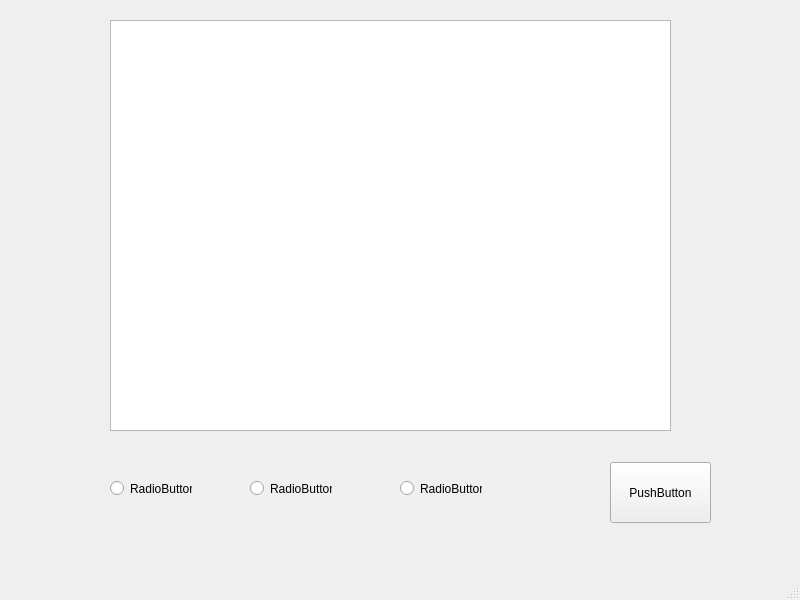
<?xml version="1.0" encoding="UTF-8"?>
<ui version="4.0">
 <class>MainWindow</class>
 <widget class="QMainWindow" name="MainWindow">
  <property name="geometry">
   <rect>
    <x>0</x>
    <y>0</y>
    <width>800</width>
    <height>600</height>
   </rect>
  </property>
  <property name="windowTitle">
   <string>MainWindow</string>
  </property>
  <widget class="QWidget" name="centralwidget">
   <widget class="PlotWidget" name="widget">
    <property name="geometry">
     <rect>
      <x>110</x>
      <y>20</y>
      <width>561</width>
      <height>411</height>
     </rect>
    </property>
   </widget>
   <widget class="QPushButton" name="pushButton">
    <property name="geometry">
     <rect>
      <x>610</x>
      <y>462</y>
      <width>101</width>
      <height>61</height>
     </rect>
    </property>
    <property name="text">
     <string>PushButton</string>
    </property>
   </widget>
   <widget class="QRadioButton" name="radioButton">
    <property name="geometry">
     <rect>
      <x>110</x>
      <y>480</y>
      <width>82</width>
      <height>17</height>
     </rect>
    </property>
    <property name="text">
     <string>RadioButton</string>
    </property>
   </widget>
   <widget class="QRadioButton" name="radioButton_2">
    <property name="geometry">
     <rect>
      <x>250</x>
      <y>480</y>
      <width>82</width>
      <height>17</height>
     </rect>
    </property>
    <property name="text">
     <string>RadioButton</string>
    </property>
   </widget>
   <widget class="QRadioButton" name="radioButton_3">
    <property name="geometry">
     <rect>
      <x>400</x>
      <y>480</y>
      <width>82</width>
      <height>17</height>
     </rect>
    </property>
    <property name="text">
     <string>RadioButton</string>
    </property>
   </widget>
  </widget>
  <widget class="QMenuBar" name="menubar">
   <property name="geometry">
    <rect>
     <x>0</x>
     <y>0</y>
     <width>800</width>
     <height>21</height>
    </rect>
   </property>
  </widget>
  <widget class="QStatusBar" name="statusbar"/>
 </widget>
 <customwidgets>
  <customwidget>
   <class>PlotWidget</class>
   <extends>QGraphicsView</extends>
   <header>pyqtgraph</header>
  </customwidget>
 </customwidgets>
 <resources/>
 <connections/>
</ui>
